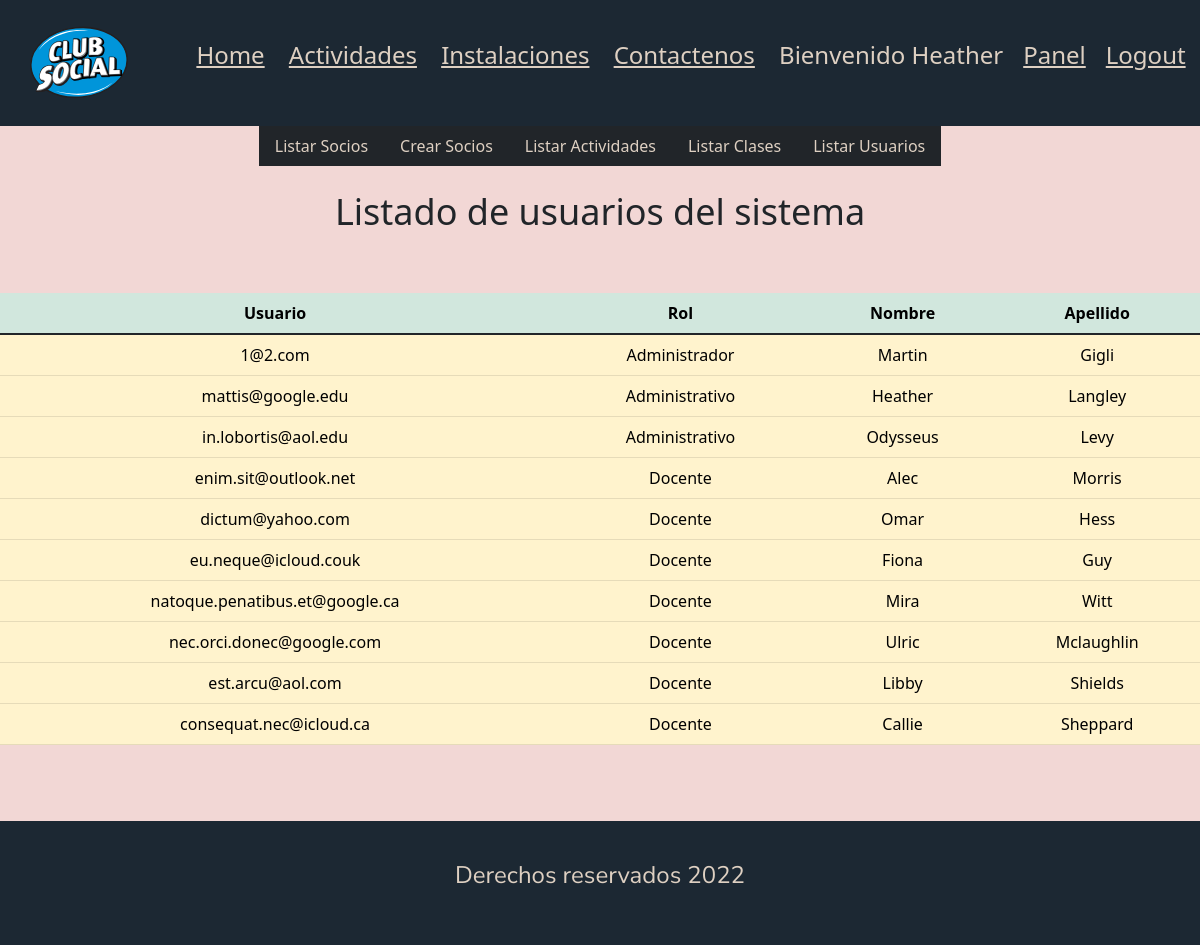
The page /view/listarUsuarios.php (signed in) on the database its author committed.
### tables this page shows
CREATE TABLE `usuarios` (
  `usuarioID` mediumint(8) PRIMARY KEY AUTO_INCREMENT,
  `usuario` varchar(255) NOT NULL,
  `clave` varchar(255) NOT NULL,
  `rol` varchar(255) NOT NULL,
  `nombre` varchar(255) NOT NULL,
  `apellido` varchar(255) NOT NULL
) AUTO_INCREMENT=1;

### dao/UsuarioDAO.php (called while the page is built, shortened)
<?php
class UsuarioDAO
{
    public function listarUsuarios() {
        require_once("../dataBase/ConexionDB.php");
        require_once("../model/Usuario.php");
        $conexionDB = new ConexionDB("localhost","root", "", "clubsocial");
        $conexionDB->conectar();
        $sql="SELECT * FROM usuarios";
        $result = $conexionDB->ejecutar($sql);
        while ($usu = $result->fetch_assoc()) {
            $usuObj = new Usuario($usu["usuarioID"], $usu["usuario"], $usu["clave"],$usu["rol"],$usu["nombre"],$usu["apellido"]);
            $listaUsu[] = $usuObj;
        }
        return $listaUsu;
    }
}

### dataBase/ConexionDB.php (called while the page is built, shortened)
<?php
class ConexionDB {
    private $host;
    private $user;
    private $password;
    private $databaseName;
    private $conexion;
    function __construct($host,$user,$password,$databaseName) {
        $this->host=$host;
        $this->user=$user;
        $this->password=$password;
        $this->databaseName=$databaseName;
    }
    public function conectar() {
        $this->conexion = new mysqli($this->host,$this->user,$this->password,$this->databaseName);
    }
    public function ejecutar($sql) {
        return $this->conexion->query($sql);
    }
}
?>

### model/Usuario.php (called while the page is built, shortened)
<?php
class Usuario
{
    private $usuario;
    private $rol;
    private $nombre;
    private $apellido;
    public function __construct($id, $usuario, $clave, $rol, $nombre, $apellido)
    {
        $this->usuario = $usuario;
        $this->rol = $rol;
        $this->nombre = $nombre;
        $this->apellido = $apellido;
    }
    public function getUsuario()
    {
        return $this->usuario;
    }
    public function getRol()
    {
        return $this->rol;
    }
    public function getNombre()
    {
        return $this->nombre;
    }
    public function getApellido()
    {
        return $this->apellido;
    }
}

### view/listarUsuarios.php (the view, shortened to what this page needs)
<?php
require "./partials/head.php"
?>
<?php
include("./partials/header.php")
?>
<main>
    <?php
    require "./partials/panel.php"
    ?>
    <h1>Listado de usuarios del sistema</h1>
    <table class="table">
        <thead>
        <tr table class="table-success">
            <th>Usuario</th>
            <th>Rol</th>
            <th>Nombre</th>
            <th>Apellido</th>
        </tr>
        <tbody class="table-group-divider">
        <?php
        require_once ("../dao/UsuarioDAO.php");
        $dao = new UsuarioDAO();
        $listaUsuarios = $dao->listarUsuarios();
        foreach ($listaUsuarios as $usuario) {
            ?>
        <tr class="table-warning">
            <td><?php echo $usuario->getUsuario();?></td>
            <td><?php echo $usuario->getRol();?></td>
            <td><?php echo $usuario->getNombre();?></td>
            <td><?php echo $usuario->getApellido();?></td>
        </tr>
        <?php
            }
        ?>
        </tbody>
        </thead>
    </table>
</main>
<?php
require("./partials/footer.php")
?>

### view/css/style.css (style rules this page uses)
* { margin: 0; padding: 0; }
body { max-width: 100%; }
main { text-align: center; background-color: rgb(242, 215, 213); padding-bottom: 5vw; }
h1 { margin-top: 2vw; margin-bottom: 5vw; }
@media only screen and (min-width: 600px) { main { display: flex; flex-wrap: wrap; justify-content: center; text-align: center; } }
@media only screen and (min-width: 600px) { h1 { font-size: 5vw; width: 100%; } }
@media only screen and (min-width: 1200px) { main { display: flex; flex-wrap: wrap; justify-content: center; text-align: center; } }
@media only screen and (min-width: 1200px) { h1 { font-size: 3vw; width: 100%; } }

### rows shown on the page
usuarios: usuario "1@2.com", rol "Administrador", nombre "Martin", apellido "Gigli"
usuarios: usuario "mattis@google.edu", rol "Administrativo", nombre "Heather", apellido "Langley"
usuarios: usuario "in.lobortis@aol.edu", rol "Administrativo", nombre "Odysseus", apellido "Levy"
usuarios: usuario "enim.sit@outlook.net", rol "Docente", nombre "Alec", apellido "Morris"
usuarios: usuario "dictum@yahoo.com", rol "Docente", nombre "Omar", apellido "Hess"
usuarios: usuario "eu.neque@icloud.couk", rol "Docente", nombre "Fiona", apellido "Guy"
usuarios: usuario "natoque.penatibus.et@google.ca", rol "Docente", nombre "Mira", apellido "Witt"
usuarios: usuario "nec.orci.donec@google.com", rol "Docente", nombre "Ulric", apellido "Mclaughlin"
usuarios: usuario "est.arcu@aol.com", rol "Docente", nombre "Libby", apellido "Shields"
usuarios: usuario "consequat.nec@icloud.ca", rol "Docente", nombre "Callie", apellido "Sheppard"

### other values the page prints
$nombre "Heather"
